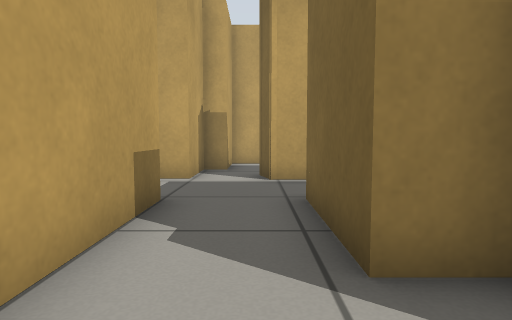
[1] (above)

16 first-person views from a walk through a robot-simulator world made for Gazebo. The camera is 0.5 m above the floor, tilts 4° down and sees 75° across. Floor lines are 1 m apart. The floor is counted in squares, 0.5 m on a side. Each view is taken from the middle of a square. On the plan, view 1 faces up. The plan holds only what a view shows up to about 12 squares ahead; the rest is blank.

[2]
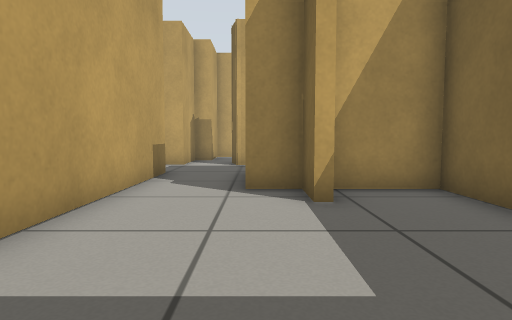

[3]
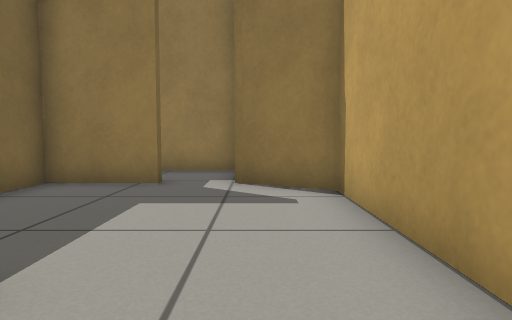

[4]
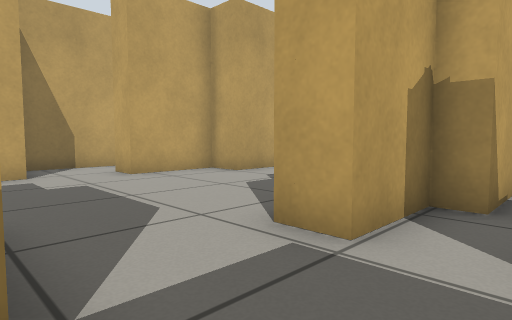

[5]
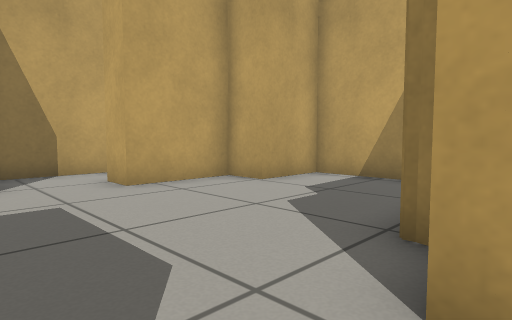

[6]
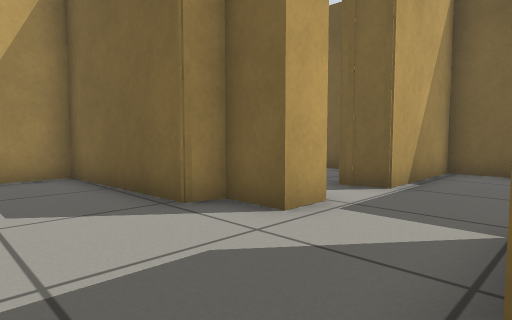

[7]
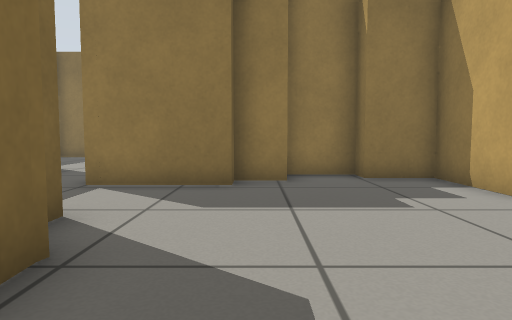

[8]
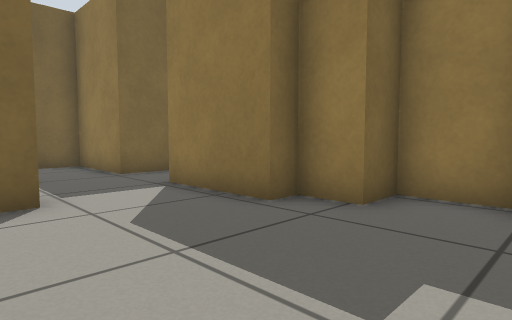

[9]
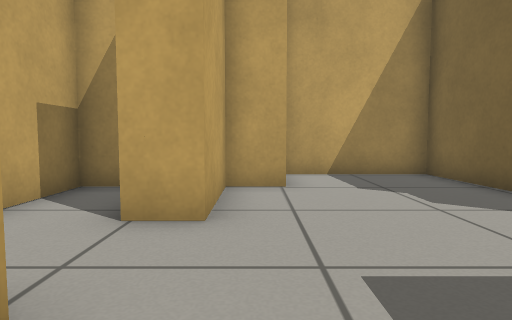

[10]
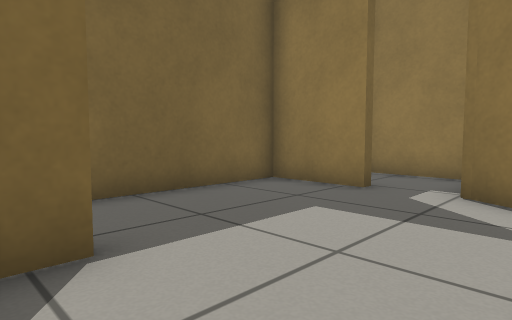

[11]
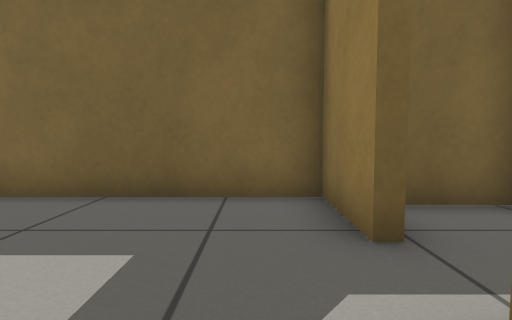

[12]
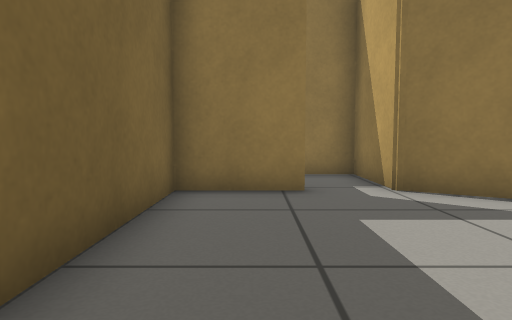

[13]
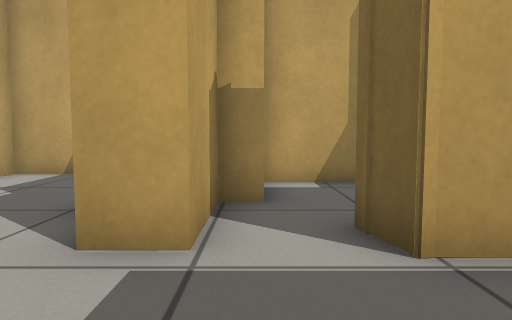

[14]
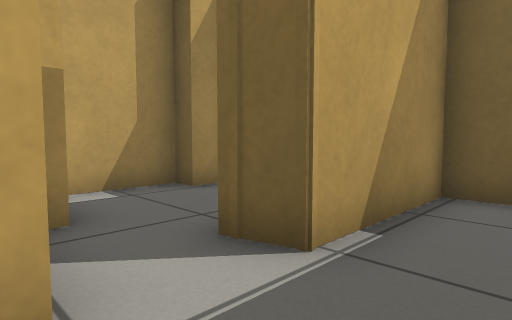

[15]
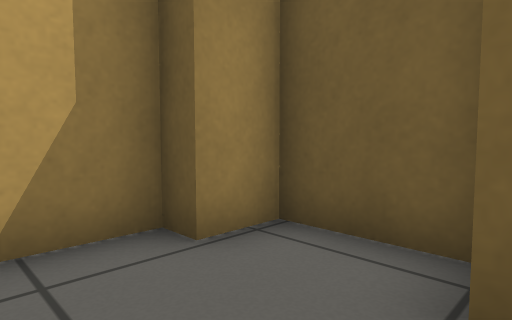

[16]
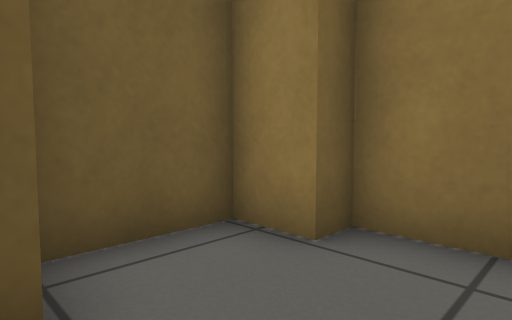

### Floor plan
Ten units are one square. View 1 is at (0, 0); x grows to the right and y downward. Boxes are objects, and circles mark ways between rooms. Rooms are numbered by the first view taken in them; rooms with no view inside come last. Other rooms are left out.
<svg viewBox="-120 -143 170 216">
<path fill="none" stroke="#000" d="M18 -10 18 -23 8 -23M21 45 21 41 45 41 45 -23 24 -23M-15 -15 -15 31 4 42 4 68 34 68M38 67 38 51M1 -82 1 -88M4 -87 18 -87 18 -94 30 -94 30 -116 18 -116 18 -123 -9 -123M-9 -120 -9 -101 -15 -101 -15 -79 -26 -79 -26 -91 -32 -93 -35 -138 -74 -138 -74 -116 -86 -116 -86 -89 -96 -89M-93 -67 -93 -40 -76 -40 -76 -33 -57 -33 -57 -45 -45 -45 -45 -52 -15 -52 -15 -15M8 -23 8 -52 40 -52 40 -77 3 -77 1 -87M-106 -116 -115 -116 -115 -70"/>
<circle cx="-5" cy="-25" r="3" fill="#2a7"/>
<text x="20" y="10">1</text>
<text x="-40" y="-80">2</text>
</svg>
Room 1 opens to room 2.

Where each view was taken, in squares from view 1:
view 1: 0 up, 0 right, facing up
view 2: 4 down, 1 right, facing up
view 3: 3 up, 0 right, facing down
view 4: 5 up, 0 right, facing up-left
view 5: 6 up, 2 left, facing up-left
view 6: 5 up, 6 left, facing up-right
view 7: 12 up, 5 left, facing down
view 8: 9 up, 8 left, facing down-right
view 9: 5 up, 8 left, facing up
view 10: 2 up, 1 left, facing down-right
view 11: 3 down, 1 left, facing right
view 12: 2 up, 3 right, facing down
view 13: 5 up, 1 left, facing up
view 14: 6 up, 2 left, facing up-right
view 15: 9 up, 0 right, facing up-right
view 16: 12 up, 0 right, facing down-right
